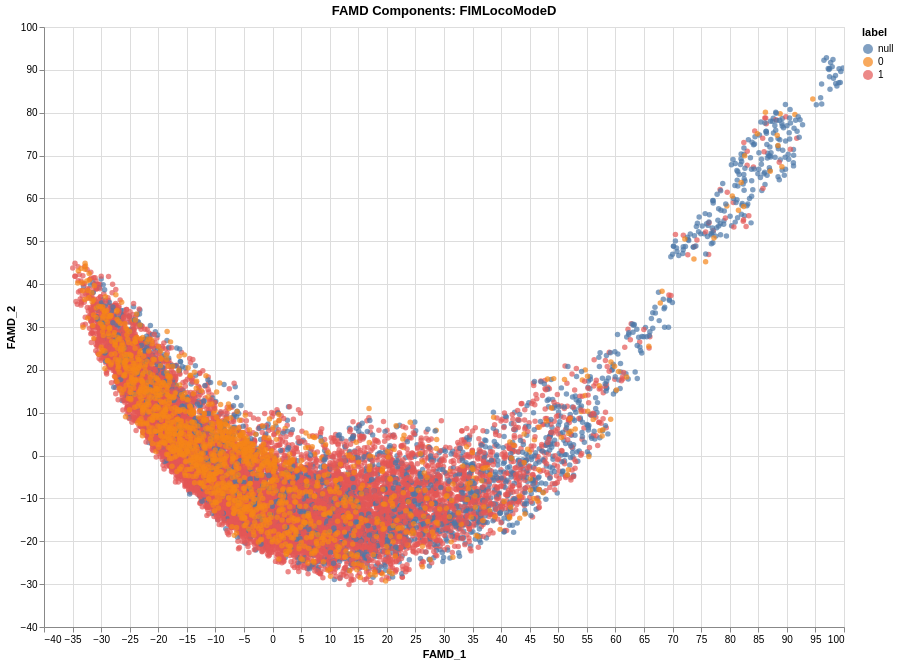

The cell this chart's notebook holds for it:
### Code cell
import hdbscan

clusterer = hdbscan.HDBSCAN(min_cluster_size=10)

df_famd['cluster'] = clusterer.fit_predict(df_famd[['FAMD_1','FAMD_2']])

df_famd_denoised = df_famd[df_famd['cluster'] != -1]

df_famd['label'] = df['FIMLocoModeD']

# Altair plot
chart = alt.Chart(df_famd_denoised.reset_index(), title="FAMD Components: FIMLocoModeD").mark_circle().encode(
    x='FAMD_1',
    y='FAMD_2',
    color='label:N',
    tooltip='label'
).properties(
    width=800,   # increase width
    height=600   # increase height
).interactive()

chart

### Figure 1 — Vega-Lite specification as saved in the notebook (floating-point values rounded to 4 significant figures; data arrays with more than 128 entries replaced by an {"elided": "..."} marker saying what was removed)
{"config": {"view": {"continuousWidth": 300, "continuousHeight": 300}}, "data": {"name": "data-da093ecd05514526c98bebfa538d5547"}, "mark": {"type": "circle"}, "encoding": {"color": {"field": "label", "type": "nominal"}, "tooltip": {"field": "label", "type": "ordinal"}, "x": {"field": "FAMD_1", "type": "quantitative"}, "y": {"field": "FAMD_2", "type": "quantitative"}}, "height": 600, "params": [{"name": "param_90", "select": {"type": "interval", "encodings": ["x", "y"]}, "bind": "scales"}], "title": "FAMD Components: FIMLocoModeD", "width": 800, "$schema": "https://vega.github.io/schema/vega-lite/v5.20.1.json", "datasets": {"data-da093ecd05514526c98bebfa538d5547": {"elided": "19018 records"}}}
